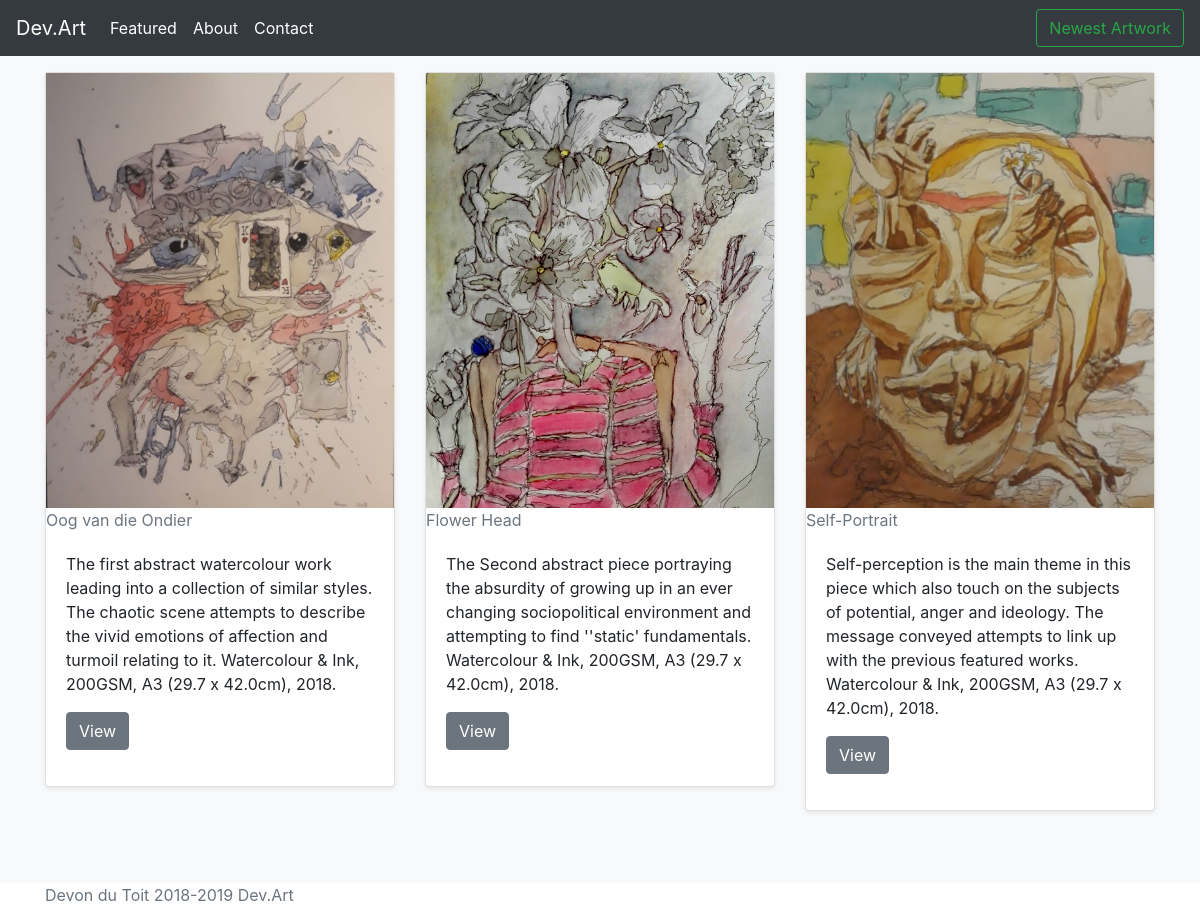
/featured/, run on the app's committed database.
### main/models.py (models this page shows, shortened)
class Featured(models.Model):
    featured_image = models.FileField(upload_to='featured_image', blank=True)
    featured_title = models.CharField(max_length=200)
    featured_text = models.TextField()

### main/views.py (the view)
# urls.py: path('featured/', views.featured, name='featured'),
def featured(request):
    lf = Featured.objects.all()
    return render(request, 'main/featured.html', {'lf': lf})

### main/templates/main/featured.html
{% extends 'base.html' %}
{% block featured %}
    <main role="main">
      <div class="album py-5 bg-light">
        <div class="container">
          <div class="row">
              {% for f in lf %}
                    <div class="col-md-4">
                      <div class="card mb-4 shadow-sm">
                        <img class="img-fluid" src="/media/{{f.featured_image}}" height="225">
                        <text class='text-muted' x="50%" y="50%" fill="#eceeef" dy=".3em">{{f.featured_title}}</text>
                        <div class="card-body">
                          <p class="card-text">{{f.featured_text}}</p>
                          <div class="d-flex justify-content-between align-items-center">
                            <div class="btn-group">
                              <p><a class="btn btn-secondary" href="/{{f.id}}/" role="button">View</a></p>
                            </div>
                          </div>
                        </div>
                      </div>
                    </div>
              {% endfor %}
          </div>
        </div>
      </div>
</main>
{% endblock %}
{% block footer%}
    <footer class="container">
      <p class="text-muted">Devon du Toit 2018-2019 Dev.Art</p>
    </footer>
{% endblock %}

### main/templates/base.html (shortened to what this page needs)
<!doctype html>
<html lang="en">
    <head>
        {% load static %}
        <link rel="stylesheet" href="https://stackpath.bootstrapcdn.com/bootstrap/4.3.1/css/bootstrap.min.css"
>
    </head>
    <body>
        <header>
          <nav class="navbar navbar-expand-md navbar-dark fixed-top bg-dark">
            <a class="navbar-brand" href="/">Dev.Art</a>
            <div class="collapse navbar-collapse" id="navbarCollapse">
              <ul class="navbar-nav mr-auto">
                <li class="nav-item active">
                  <a class="nav-link" href="/featured/">Featured<span class="sr-only">(current)</span></a>
                </li>
                <li class="nav-item active">
                  <a class="nav-link" href="/about/">About</a>
                </li>
                <li class="nav-item active">
                  <a class="nav-link" href="/contact/">Contact</a>
                </li>
              </ul>
                <a class="btn btn-outline-success my-2 my-sm-0" href='/#new_art_work'>Newest Artwork</a>
            </div>
          </nav>
        </header>
        <main role="main">
          <br>
            {% block featured %}{% endblock %}
            <a name="new_art_work">
            {% block footer%}{% endblock %}
        </main>
    </body>
</html>

### data on the page
Featured: featured_image (picture), featured_title "Oog van die Ondier", featured_text "The first abstract watercolour work leading into a collection of similar styles. The chaotic scene attempts to describe the vivid emotions of affection and turmoil relating to it. Watercolour & Ink, 200GSM, A3 (29.7 x 42.0cm), 2018."
Featured: featured_image (picture), featured_title "Flower Head", featured_text "The Second abstract piece portraying the absurdity of growing up in an ever changing sociopolitical environment and attempting to find ''static' fundamentals. Watercolour & Ink, 200GSM, A3 (29.7 x 42.0cm), 2018."
Featured: featured_image (picture), featured_title "Self-Portrait", featured_text "Self-perception is the main theme in this piece which also touch on the subjects of potential, anger and ideology. The message conveyed attempts to link up with the previous featured works. Watercolour & Ink, 200GSM, A3 (29.7 x 42.0cm), 2018."
